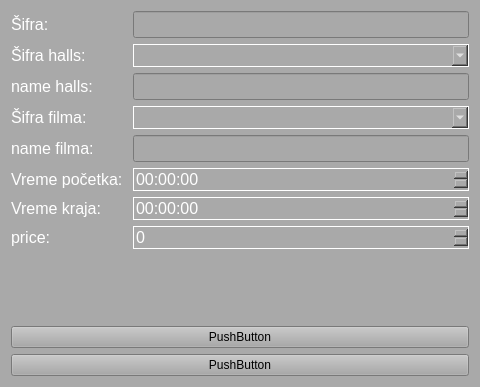
<?xml version="1.0" encoding="UTF-8"?>
<ui version="4.0">
 <class>Frame</class>
 <widget class="QFrame" name="Frame">
  <property name="geometry">
   <rect>
    <x>0</x>
    <y>0</y>
    <width>480</width>
    <height>387</height>
   </rect>
  </property>
  <property name="windowTitle">
   <string>Frame</string>
  </property>
  <property name="styleSheet">
   <string notr="true">background: darkgray</string>
  </property>
  <layout class="QVBoxLayout" name="verticalLayout">
   <item>
    <layout class="QFormLayout" name="formLayout">
     <property name="fieldGrowthPolicy">
      <enum>QFormLayout::AllNonFixedFieldsGrow</enum>
     </property>
     <item row="0" column="0">
      <widget class="QLabel" name="sifra_label">
       <property name="font">
        <font>
         <pointsize>12</pointsize>
        </font>
       </property>
       <property name="styleSheet">
        <string notr="true">color: white; lbl</string>
       </property>
       <property name="text">
        <string>Šifra: </string>
       </property>
      </widget>
     </item>
     <item row="0" column="1">
      <widget class="QLineEdit" name="sifra_input">
       <property name="enabled">
        <bool>false</bool>
       </property>
       <property name="font">
        <font>
         <pointsize>12</pointsize>
        </font>
       </property>
       <property name="styleSheet">
        <string notr="true">color: white; inp</string>
       </property>
      </widget>
     </item>
     <item row="1" column="0">
      <widget class="QLabel" name="sala_label">
       <property name="font">
        <font>
         <pointsize>12</pointsize>
        </font>
       </property>
       <property name="styleSheet">
        <string notr="true">color: white; lbl</string>
       </property>
       <property name="text">
        <string>Šifra halls:</string>
       </property>
      </widget>
     </item>
     <item row="1" column="1">
      <widget class="QComboBox" name="sala_cb">
       <property name="font">
        <font>
         <pointsize>12</pointsize>
        </font>
       </property>
       <property name="styleSheet">
        <string notr="true">color: white; border: 1px solid white; box</string>
       </property>
      </widget>
     </item>
     <item row="2" column="0">
      <widget class="QLabel" name="naziv_sale_label">
       <property name="font">
        <font>
         <pointsize>12</pointsize>
        </font>
       </property>
       <property name="styleSheet">
        <string notr="true">color: white; lbl</string>
       </property>
       <property name="text">
        <string>name halls:</string>
       </property>
      </widget>
     </item>
     <item row="2" column="1">
      <widget class="QLineEdit" name="naziv_sale_input">
       <property name="enabled">
        <bool>false</bool>
       </property>
       <property name="font">
        <font>
         <pointsize>12</pointsize>
        </font>
       </property>
       <property name="styleSheet">
        <string notr="true">color: white; inp</string>
       </property>
      </widget>
     </item>
     <item row="3" column="0">
      <widget class="QLabel" name="film_label">
       <property name="font">
        <font>
         <pointsize>12</pointsize>
        </font>
       </property>
       <property name="styleSheet">
        <string notr="true">color: white; lbl</string>
       </property>
       <property name="text">
        <string>Šifra filma:</string>
       </property>
      </widget>
     </item>
     <item row="3" column="1">
      <widget class="QComboBox" name="film_cb">
       <property name="font">
        <font>
         <pointsize>12</pointsize>
        </font>
       </property>
       <property name="styleSheet">
        <string notr="true">color: white; border: 1px solid white; box</string>
       </property>
      </widget>
     </item>
     <item row="4" column="0">
      <widget class="QLabel" name="naziv_filma_label">
       <property name="font">
        <font>
         <pointsize>12</pointsize>
        </font>
       </property>
       <property name="styleSheet">
        <string notr="true">color: white; lbl</string>
       </property>
       <property name="text">
        <string>name filma: </string>
       </property>
      </widget>
     </item>
     <item row="4" column="1">
      <widget class="QLineEdit" name="naziv_filma_input">
       <property name="enabled">
        <bool>false</bool>
       </property>
       <property name="font">
        <font>
         <pointsize>12</pointsize>
        </font>
       </property>
       <property name="styleSheet">
        <string notr="true">color: white; inp</string>
       </property>
       <property name="text">
        <string/>
       </property>
      </widget>
     </item>
     <item row="5" column="0">
      <widget class="QLabel" name="vreme_pocetka_label">
       <property name="font">
        <font>
         <pointsize>12</pointsize>
        </font>
       </property>
       <property name="styleSheet">
        <string notr="true">color: white; lbl</string>
       </property>
       <property name="text">
        <string>Vreme početka: </string>
       </property>
      </widget>
     </item>
     <item row="5" column="1">
      <widget class="QTimeEdit" name="vreme_pocetka_time">
       <property name="font">
        <font>
         <pointsize>12</pointsize>
        </font>
       </property>
       <property name="styleSheet">
        <string notr="true">color: white; border: 1px solid white; box</string>
       </property>
      </widget>
     </item>
     <item row="6" column="0">
      <widget class="QLabel" name="vreme_kraja_label">
       <property name="font">
        <font>
         <pointsize>12</pointsize>
        </font>
       </property>
       <property name="styleSheet">
        <string notr="true">color: white; lbl</string>
       </property>
       <property name="text">
        <string>Vreme kraja:  </string>
       </property>
      </widget>
     </item>
     <item row="6" column="1">
      <widget class="QTimeEdit" name="vreme_kraja_time">
       <property name="enabled">
        <bool>false</bool>
       </property>
       <property name="font">
        <font>
         <pointsize>12</pointsize>
        </font>
       </property>
       <property name="styleSheet">
        <string notr="true">color: white; border: 1px solid white; box</string>
       </property>
      </widget>
     </item>
     <item row="7" column="0">
      <widget class="QLabel" name="cena_label">
       <property name="font">
        <font>
         <pointsize>12</pointsize>
        </font>
       </property>
       <property name="styleSheet">
        <string notr="true">color: white; lbl</string>
       </property>
       <property name="text">
        <string>price: </string>
       </property>
      </widget>
     </item>
     <item row="7" column="1">
      <widget class="QSpinBox" name="cena_sb">
       <property name="font">
        <font>
         <pointsize>12</pointsize>
        </font>
       </property>
       <property name="styleSheet">
        <string notr="true">color: white; border: 1px solid white; box</string>
       </property>
       <property name="maximum">
        <number>9999999</number>
       </property>
      </widget>
     </item>
    </layout>
   </item>
   <item>
    <widget class="QPushButton" name="confirm_button">
     <property name="text">
      <string>PushButton</string>
     </property>
    </widget>
   </item>
   <item>
    <widget class="QPushButton" name="cancel_button">
     <property name="text">
      <string>PushButton</string>
     </property>
    </widget>
   </item>
  </layout>
 </widget>
 <resources/>
 <connections/>
</ui>
